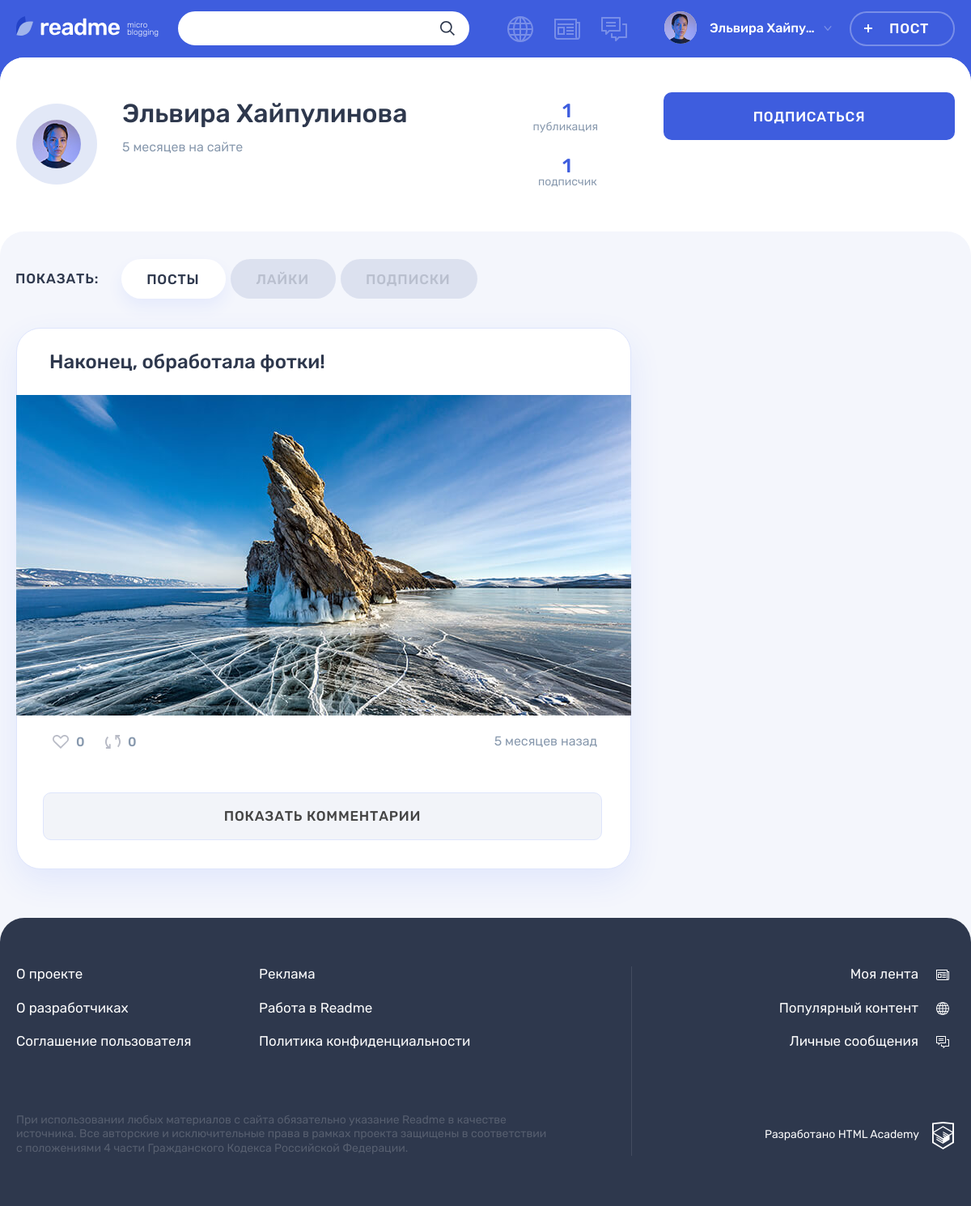
Page /profile.php?id=1 (signed in) on the committed database.
### tables this page shows
CREATE TABLE users(
	id INT PRIMARY KEY AUTO_INCREMENT,
	dt_add TIMESTAMP DEFAULT CURRENT_TIMESTAMP,
	email VARCHAR(128) NOT NULL UNIQUE,
	password VARCHAR (128),
	avatar VARCHAR (128),
	username VARCHAR (128)  
)
COMMENT='Таблица пользователей';

CREATE TABLE posts(
	id INT PRIMARY KEY AUTO_INCREMENT,
	dt_add TIMESTAMP DEFAULT CURRENT_TIMESTAMP,
	header VARCHAR (128),  
	text TEXT,
	author VARCHAR(128),
	image_url VARCHAR(128),
	video_url VARCHAR(32),
	site_url VARCHAR(128),
	num_views INT,
	user_id INT,
	content_type_id INT,
	repost BOOL,
	original_author INT,
	FOREIGN KEY (user_id)
		REFERENCES users(id)
		ON UPDATE CASCADE 
		ON DELETE CASCADE,
	FOREIGN KEY (content_type_id)
		REFERENCES content_type(id)
		ON UPDATE CASCADE 
		ON DELETE CASCADE
)
COMMENT='Таблица постов -- связь с хештегами вынесена в отдельную таблицу ниже';

### all__helpers.php (called while the page is built, shortened)
<?php
function get_noun_plural_form(int $number, string $one, string $two, string $many): string
{
    $number = (int)$number;
    $mod10 = $number % 10;
    $mod100 = $number % 100;
    switch (true) {
        case ($mod10 === 1):
            return $one;
        default:
            return $many;
    }
}
function include_template($name, array $data = [])
{
    $name = 'templates/' . $name;
    extract($data);
    require $name;
    $result = ob_get_clean();
    return $result;
}
function datetime_relative($datetime) {
	$date_diff = strtotime(date('d.m.Y H:i')) - strtotime($datetime);
	$num = ceil($date_diff / 60);
	$num = ceil($num / 60);
	$num = ceil($num / 24);
	$num = ceil($num / 7);
	$num = date_interval_format(date_diff(date_create('now'), date_create($datetime)), "%y") * 12 + date_interval_format(date_diff(date_create('now'), date_create($datetime)), "%m");
	if ($num < 12) {
		$datetime = $num . ' ' . get_noun_plural_form ($num, 'месяц', 'месяца', 'месяцев');
		return $datetime;
	} else {
		$datetime = date_interval_format(date_diff(date_create('now'), date_create($datetime)), "%y") . ' ' . get_noun_plural_form ($num, 'год', 'года', 'лет');
		return $datetime;
	}
}
function con_sql($con, $sql) {
	$sql_request = mysqli_query($con, $sql);
	if ($sql_request !== FALSE) {
		return mysqli_fetch_all($sql_request, MYSQLI_ASSOC);
	} else {
		include ('all__goto_404.php');
	}
}

### all__subscribe.php (called while the page is built, shortened)
<?php
$subscribe = 0;
?>

### templates/profile_template.php (the view, shortened to what this page needs)
<main class="page__main page__main--profile">
  <div class="profile profile--default">
	<div class="profile__user-wrapper">
	  <div class="profile__user user container">
		<div class="profile__user-info user__info">
		  <div class="profile__avatar user__avatar">
			<img class="profile__picture user__picture" src="img/userpic-<?=$profile['avatar']?>" alt="Аватар пользователя">
		  </div>
		  <div class="profile__name-wrapper user__name-wrapper">
			<span class="profile__name user__name"><?=$profile['name']?></span>
			<time class="profile__user-time user__time" datetime="2014-03-20"><?=datetime_relative($profile['datetime'])?> на сайте</time>
		  </div>
		</div>
		<div class="profile__rating user__rating">
		  <p class="profile__rating-item user__rating-item user__rating-item--publications">
			<span class="user__rating-amount"><?=$profile['posts_count']?></span>
			<span class="profile__rating-text user__rating-text"><?=get_noun_plural_form($profile['posts_count'], 'публикация', 'публикации', 'публикаций')?></span>
		  </p>
		  <p class="profile__rating-item user__rating-item user__rating-item--subscribers">
			<span class="user__rating-amount"><?=$profile['subscribers_count']?></span>
			<span class="profile__rating-text user__rating-text"><?=get_noun_plural_form($profile['subscribers_count'], 'подписчик', 'подписчика', 'подписчиков')?></span>
		  </p>
		</div>
		<form action="profile.php?id=<?=$get_id?>" method="post">
		<div class="profile__user-buttons user__buttons">
		  <?php if($subscribe === 0): ?>
		    <input class="profile__user-button user__button user__button--subscription button button--main" type="submit" name="subscribe" value="Подписаться">
		  <?php endif; ?>
		</div>
		</form>
	  </div>
	</div>
	<div class="profile__tabs-wrapper tabs">
	  <div class="container">
		<div class="profile__tabs filters">
		  <b class="profile__tabs-caption filters__caption">Показать:</b>
		  <ul class="profile__tabs-list filters__list tabs__list">
			<li class="profile__tabs-item filters__item">
			  <a class="profile__tabs-link filters__button filters__button--active tabs__item tabs__item--active button">Посты</a>
			</li>
			<li class="profile__tabs-item filters__item">
			  <a class="profile__tabs-link filters__button tabs__item button" href="#">Лайки</a>
			</li>
			<li class="profile__tabs-item filters__item">
			  <a class="profile__tabs-link filters__button tabs__item button" href="#">Подписки</a>
			</li>
		  </ul>
		</div>
		<div class="profile__tab-content">
		  <section class="profile__posts tabs__content tabs__content--active">
			<?php foreach($posts as $key => $val): ?>
			<article class="profile__post post post-<?=$val['type']?>">
			  <header class="post__header">
				<h2><a href="post.php?id=<?=$val['post_id']?>"><?=$val['header']?></a></h2>
			  </header>
			  <?php if($val['type'] == 'text'): ?>
			  <div class="post__main">
			    <p>
				  <?=short_text($val['text'])?>
			    </p>
			    <a class="post-text__more-link" href="post.php?id=<?=$val['post_id']?>">Читать далее</a>
			  </div>
			  <?php elseif($val['type'] == 'photo'): ?>
			  <div class="post__main">
				<div class="post-photo__image-wrapper">
				  <img src="img/<?=$val['image_url']?>" alt="Фото от пользователя" width="760" height="396">
				</div>
			  </div>
			  <?php endif; ?>
			  <footer class="post__footer">
				<div class="post__indicators">
				  <div class="post__buttons">
					<a class="post__indicator post__indicator--likes button" href="profile.php?id=<?=$get_id?>&likepost=<?=$val['post_id']?>" title="Лайк">
					  <svg class="post__indicator-icon" width="20" height="17">
						<use xlink:href="#icon-heart"></use>
					  </svg>
					  <span><?=$val['likes_count']?></span>
					</a>
					<a class="post__indicator post__indicator--repost button" href="#" title="Репост">
					  <svg class="post__indicator-icon" width="19" height="17">
						<use xlink:href="#icon-repost"></use>
					  </svg>
					  <span><?=$val['reposts_count']?></span>
					</a>
				  </div>
				  <time class="post__time" datetime="2019-01-30T23:41"><?=datetime_relative($val['dt_add'])?> назад</time>
				</div>
			  </footer>
			  <div class="comments">
				<a class="comments__button button" href="#">Показать комментарии</a>
			  </div>
			</article>
			<?php endforeach; ?>
		  </section>
		</div>
	  </div>
	</div>
  </div>
</main>

### rows in the picture
users: avatar (picture), username "Эльвира Хайпулинова", dt_add "5 месяцев"
posts: header "Наконец, обработала фотки!", image_url (picture), likes_count "0", reposts_count "0", dt_add "5 месяцев"

### other values in the picture
$_SESSION['username'] "Эльвира Хайпу…"
$profile['posts_count'] "1"
$profile['subscribers_count'] "1"
